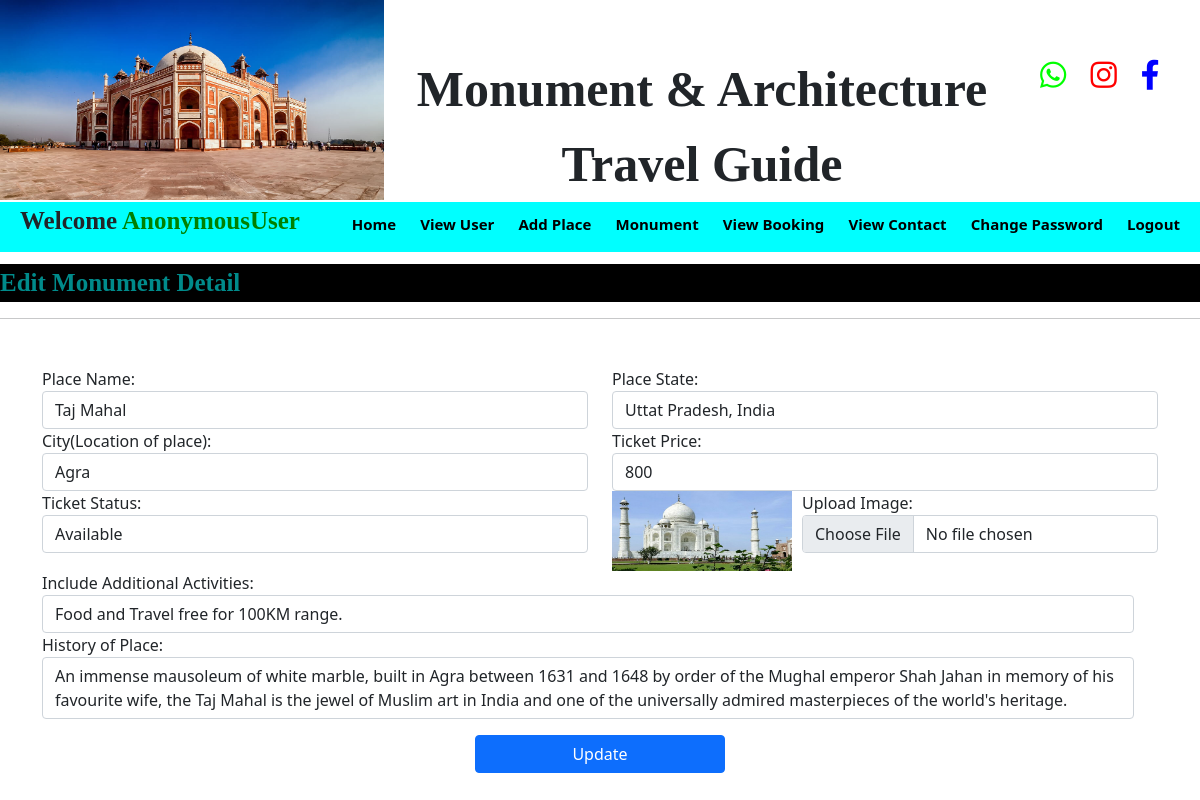
The page /edit_room/2 on the database its author committed.
### room/models.py (models this page shows)
class Room(models.Model):
    p_name=models.CharField(max_length=10,null=True)
    p_state=models.CharField(max_length=10,null=True)
    p_city=models.CharField(max_length=10,null=True)
    t_price=models.CharField(max_length=10,null=True)
    status=models.CharField(max_length=10,null=True)
    activity=models.CharField(max_length=10,null=True)
    image=models.FileField(null=True)
    history=models.CharField(max_length=90,null=True)

### room/views.py (the view, shortened to what this page needs)
# urls.py: path('edit_room/<int:pid>',edit_room,name='edit_room'),
def edit_room(request,pid):
    error=""
    data = Room.objects.get(id=pid)
    d={'data':data,'error':error}
    return render(request,'edit_room.html',d)

### room/templates/edit_room.html (shortened to what this page needs)
{% load static %}
{% include 'admin_navigation.html' %}
<marquee behavior="alternate" style="font-family: 'Monotype Corsiva'; font-size:25px; color:darkcyan; background-color:black; font-weight:bold; margin-top:1%">
    Edit Monument Detail
</marquee>
<hr>
<form class="container mt-5" onsubmit="return checkpass();" name="signup" method="post" enctype="multipart/form-data">
    <div class="row">
        <div class="form-group col-md-6" >
            <label>Place Name:</label>
            <input type="text" class="form-control" name="pname" placeholder="Enter Name of Place" value="{{data.p_name}}" required>
        </div>
        <div class="form-group col-md-6" >
            <label>Place State:</label>
            <input type="text" class="form-control" name="pstate" placeholder="Enter State of Place" value="{{data.p_state}}" required>
        </div>
    </div>
    <div class="row">
        <div class="form-group col-md-6" >
            <label>City(Location of place):</label>
            <input type="text" class="form-control" name="pcity" placeholder="Location of place" value="{{data.p_city}}" required>
        </div>
        <div class="form-group col-md-6" >
            <label>Ticket Price:</label>
            <input type="text" class="form-control" name="tprice" placeholder="Price of Ticket per person" value="{{data.t_price}}" required>
        </div>
    </div>
    <div class="row">
        <div class="form-group col-md-6" >
            <label>Ticket Status:</label>
            {% if data.status == "Available" %}
            <select class="form-control" name="status">
                <option value="Available" selected>Available</option>
            </select>
            {% endif %}
        </div>
        <div class="form-group col-md-2" >
            <img src="{{data.image.url}}" height="80" width="180">
        </div>
        <div class="form-group col-md-4" >
            <label>Upload Image:</label>
            <input type="file" class="form-control" name="image">
        </div>
    <div class="row">
        <div class="form-group col-md-12" >
            <label>Include Additional Activities:</label>
            <input type="text" class="form-control" name="activity" value="{{data.activity}}" placeholder="Write all Additional activities here..." required>
        </div>
        </div>
        <div class="row">
        <div class="form-group col-md-12" >
            <label>History of Place:</label>
            <textarea class="form-control" style="resize:none;" name="phistory" placeholder="History of place" required>{{data.history}}</textarea>
        </div>
        </div>
    </div>
<center>
    <input type="submit" value="Update" class="btn btn-primary my-3" style="width:250px">
</center>
</form>

### rows shown on the page
Room: pname "Taj Mahal", pstate "Uttat Pradesh, India", pcity "Agra", tprice "800", image (picture), activity "Food and Travel free for 100KM range.", phistory "An immense mausoleum of white marble, built in Agra between 1631 and 1648 by order of the Mughal emperor Shah Jahan in memory of his favourite wife, the Taj Mahal is the jewel of Muslim art in India and one of the universally admired masterpieces of the world's heritage."

### other values the page prints
{{ request.user }} "AnonymousUser"
